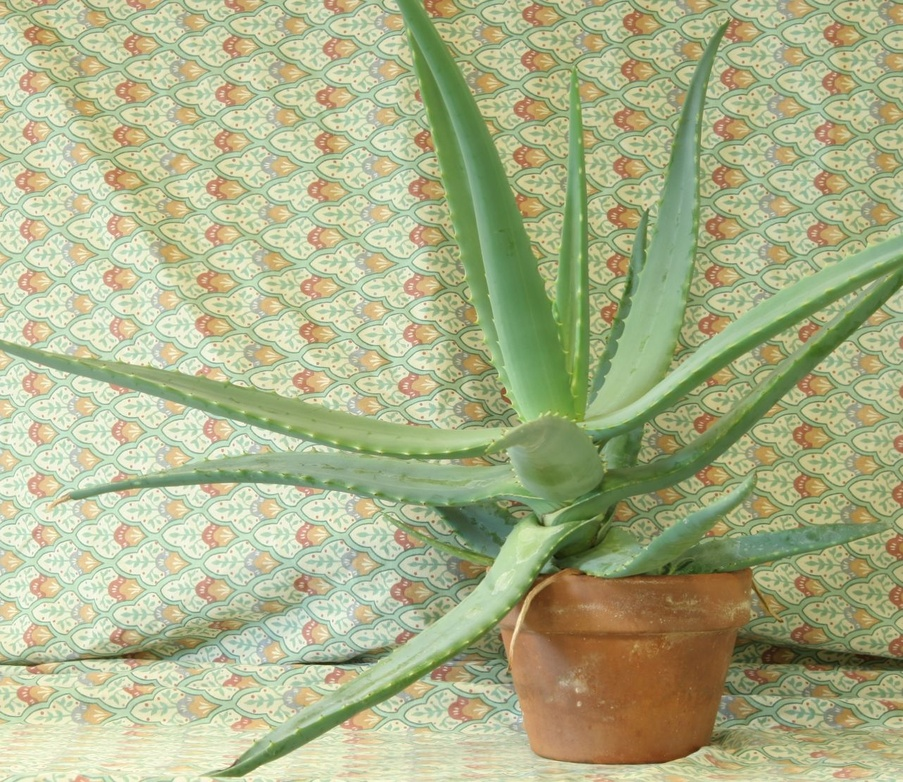
//> input picture 08_3D_vision/08_01_disparity/data/aloeL.jpg, 903 x 782 px, shrunk from 1282 x 1110 before the run
$ ./main ../../08_3D_vision/08_01_disparity/data/aloeL.jpg   (built with g++ and OpenCV 4)
//> lines starting //> are read from the running program, lines starting //| are printed output that depends on the picture; after the words box and inside, x2 and y2 are one past the last pixel; in counts of white or black regions, pixels touching at a corner belong together
/**
 * @file main.cpp
 * @brief Connected Components Analysis - Automatic segmentation and labeling
 * @author José Miguel Guerrero Hernández
 * @note This example demonstrates connected component analysis using
 *       cv::connectedComponentsWithStats() to identify, label, and analyze
 *       all separate regions in a binary image automatically.
 *
 * Connected Components:
 *   - Identifies all separate regions (blobs) in binary image
 *   - Labels each region with unique integer ID
 *   - Computes statistics: area, centroid, bounding box
 *   - Supports 4-connectivity (cross) or 8-connectivity (square)
 *
 * Note: connectedComponents labels ALL regions automatically in one pass.
 * Chapter 6 (07_06_flood_fill) presents the complementary interactive tool,
 * floodFill(), which fills ONE region starting from a chosen seed pixel.
 */

#include <cstdlib>
#include <opencv2/core.hpp>
#include <opencv2/imgproc.hpp>
#include <opencv2/imgcodecs.hpp>
#include <opencv2/highgui.hpp>
#include <iostream>
#include <vector>
#include <string>

namespace Config
{
// Default parameters
constexpr int DEFAULT_MIN_AREA = 100;
constexpr int RNG_SEED_MULTIPLIER = 12345;

// Binary threshold parameters
constexpr int THRESHOLD_MAX_VALUE = 255;

// Connectivity options
constexpr int CONNECTIVITY_4 = 4;    // Cross (no diagonals)
constexpr int CONNECTIVITY_8 = 8;    // Square (includes diagonals)

// Visualization parameters
constexpr int CENTROID_RADIUS = 5;
constexpr int CENTROID_THICKNESS = -1;    // Filled
constexpr int BBOX_THICKNESS = 2;
constexpr double LABEL_FONT_SCALE = 0.5;
constexpr int LABEL_THICKNESS = 2;
constexpr int LABEL_OFFSET_X = 8;
constexpr int LABEL_OFFSET_Y = -8;
constexpr double AREA_FONT_SCALE = 0.4;
constexpr int AREA_THICKNESS = 1;
constexpr int AREA_OFFSET_Y = -5;

// Color normalization
constexpr int NORMALIZE_MIN = 0;
constexpr int NORMALIZE_MAX = 255;
}

/**
 * @brief Generate random color for each component
 * @param seed Seed value for random generator
 * @return Random BGR color
 */
cv::Scalar generateRandomColor(int seed)
{
  cv::RNG rng(seed);
  return cv::Scalar(rng.uniform(0, 256), rng.uniform(0, 256), rng.uniform(0, 256));
}

/**
 * @brief Colorize labeled components with random colors
 * @param labels Label matrix (each pixel has component ID)
 * @param num_labels Total number of labels (including background)
 * @return Color image with each component in different color
 */
cv::Mat colorizeComponents(const cv::Mat & labels, int num_labels)
{
  cv::Mat colored = cv::Mat::zeros(labels.size(), CV_8UC3);

  // Generate random color for each label (skip 0 = background)
  std::vector<cv::Vec3b> colors(num_labels);
  colors[0] = cv::Vec3b(0, 0, 0); // Background = black

  for (int i = 1; i < num_labels; ++i) {
    const cv::Scalar color = generateRandomColor(i * Config::RNG_SEED_MULTIPLIER);
    colors[i] = cv::Vec3b(static_cast<uchar>(color[0]),
                          static_cast<uchar>(color[1]),
                          static_cast<uchar>(color[2]));
  }

  // Apply colors to labeled image
  for (int y = 0; y < labels.rows; ++y) {
    for (int x = 0; x < labels.cols; ++x) {
      const int label = labels.at<int>(y, x);
      colored.at<cv::Vec3b>(y, x) = colors[label];
    }
  }

  return colored;
}

int main(int argc, char ** argv)
{
  // ========================================
  // Load and Validate Image
  // ========================================
  // Command-line arguments; --help prints the usage
  cv::CommandLineParser parser(argc, argv,
    "{help h | | Show this help message}"
    "{@input | ../../data/shapes.png | Input file}");
  if (parser.has("help")) {
    parser.printMessage();
    return EXIT_SUCCESS;
  }
  const std::string filename = parser.get<std::string>("@input");
  const int min_area = argc >= 3 ? std::atoi(argv[2]) : Config::DEFAULT_MIN_AREA;

  std::cout << "========================================" << std::endl;
  std::cout << "Connected Components Analysis" << std::endl;
  std::cout << "========================================" << std::endl;
  std::cout << "Reading image: " << filename << std::endl;
  std::cout << "Minimum area filter: " << min_area << " pixels" << std::endl;

  const cv::Mat src = cv::imread(cv::samples::findFile(filename, false), cv::IMREAD_COLOR);
//> src is the input picture: 782 rows x 903 cols, CV_8UC3; mean B, G, R 136.7, 177.2, 171.2
  if (src.empty()) {
    std::cerr << "Error: Could not load image!" << std::endl;
    std::cerr << "Path: " << filename << std::endl;
    std::cerr << "Usage: " << argv[0] << " [image_path] [min_area]" << std::endl;
    return EXIT_FAILURE;
  }

  // ========================================
  // Convert to Binary Image
  // ========================================
  cv::Mat gray, binary;
  cv::cvtColor(src, gray, cv::COLOR_BGR2GRAY);

  // Use Otsu's method for automatic threshold
  const double threshold_value = cv::threshold(gray, binary, 0,
                                              Config::THRESHOLD_MAX_VALUE,
                                              cv::THRESH_BINARY_INV | cv::THRESH_OTSU);
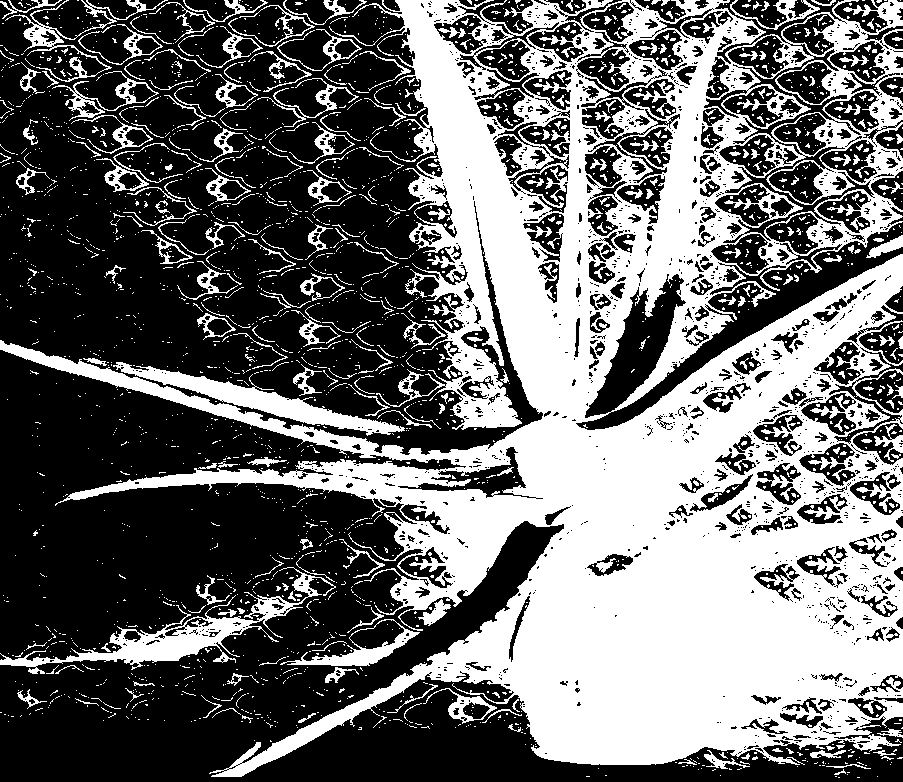
//> binary: 782 rows x 903 cols, CV_8UC1; 42.2% white; 2571 white regions (2269 under 20 px), largest, box (x1, y1, x2, y2) and area: (0, 0, 903, 777) 251627, (0, 567, 336, 674) 5543, (113, 362, 405, 436) 4387
//> threshold_value = 165

  std::cout << "\nOtsu threshold value: " << threshold_value << std::endl;
//| Otsu threshold value: 165

  // ========================================
  // Connected Components Analysis
  // ========================================
  cv::Mat labels, stats, centroids;

  // cv::connectedComponentsWithStats:
  // - labels: Output matrix where each pixel value = component ID (0 = background)
  // - stats: Statistics matrix [num_labels x 5]:
  //     CC_STAT_LEFT   (0): Leftmost x coordinate
  //     CC_STAT_TOP    (1): Topmost y coordinate
  //     CC_STAT_WIDTH  (2): Bounding box width
  //     CC_STAT_HEIGHT (3): Bounding box height
  //     CC_STAT_AREA   (4): Number of pixels in component
  // - centroids: Matrix [num_labels x 2] with (cx, cy) coordinates
  // - connectivity: 4 or 8
  const int num_labels = cv::connectedComponentsWithStats(
    binary, labels, stats, centroids, Config::CONNECTIVITY_8, CV_32S);
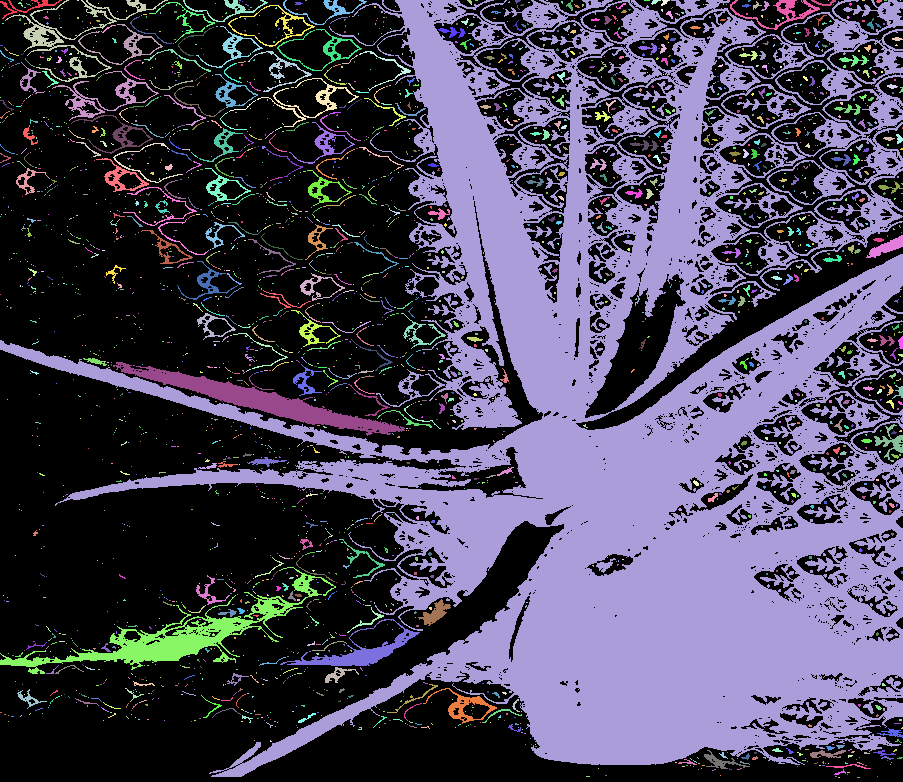
//> labels: 782 rows x 903 cols, CV_32SC1; 2572 distinct labels, from 0 to 2571; one colour per label, 0 black
//> stats = 2572 rows, first 6: [0, 0, 903, 782, 408415], [0, 0, 62, 19, 215], [21, 0, 1, 1, 1], [5, 0, 163, 82, 1525], [77, 0, 2, 1, 2], [183, 0, 85, 22, 302]; centroids = 2572 pairs, first value 0 to 902, second value 0 to 777; num_labels = 2572

  std::cout << "\nFound " << (num_labels - 1) << " components (excluding background)"
            << std::endl;
//| Found 2571 components (excluding background)

  // ========================================
  // Filter and Visualize Components
  // ========================================
  cv::Mat colored = colorizeComponents(labels, num_labels);
//> the loop in colorizeComponents, `for (int i = 1; i < num_labels; ++i)` made 2571 passes
//> color on passes 1 to 3: Scalar(223, 7, 58), Scalar(191, 14, 116), Scalar(159, 21, 174)
//> after the loop in colorizeComponents, `for (int i = 1; i < num_labels; ++i)`: colors = 2572 items, first 12: [0, 0, 0], [223, 7, 58], [191, 14, 116], [159, 21, 174], [127, 28, 232], [95, 35, 34], [62, 42, 92], [30, 50, 150], [254, 57, 208], [222, 64, 10], [190, 71, 68], [157, 78, 126]
//> after the loop in colorizeComponents, `for (int y = 0; y < labels.rows; ++y)`:
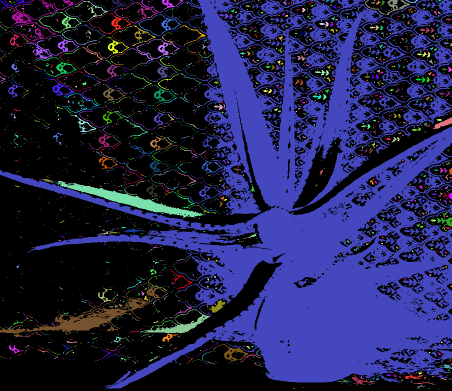
//> colored: 782 rows x 903 cols, CV_8UC3 (shown at 1/2 size); mean B, G, R 75.8, 33.4, 32.7
  cv::Mat overlay = src.clone();

  int valid_components = 0;

  std::cout << "\n========================================" << std::endl;
  std::cout << "Component Statistics:" << std::endl;
  std::cout << "========================================" << std::endl;

  // Process each component (skip 0 = background)
  for (int i = 1; i < num_labels; ++i) {
    // Extract statistics
    const int area = stats.at<int>(i, cv::CC_STAT_AREA);
    const int left = stats.at<int>(i, cv::CC_STAT_LEFT);
    const int top = stats.at<int>(i, cv::CC_STAT_TOP);
    const int width = stats.at<int>(i, cv::CC_STAT_WIDTH);
    const int height = stats.at<int>(i, cv::CC_STAT_HEIGHT);
    const double cx = centroids.at<double>(i, 0);
    const double cy = centroids.at<double>(i, 1);

    // Display statistics
    std::cout << "\nComponent #" << i << ":" << std::endl;
    std::cout << "  Area: " << area << " pixels" << std::endl;
    std::cout << "  Centroid: (" << static_cast<int>(cx) << ", "
              << static_cast<int>(cy) << ")" << std::endl;
    std::cout << "  Bounding Box: [" << left << ", " << top << ", "
              << width << " x " << height << "]" << std::endl;

    // Skip small components (noise)
    if (area < min_area) {
      std::cout << "  Status: FILTERED (too small)" << std::endl;
      continue;
    }

    ++valid_components;
    std::cout << "  Status: VALID" << std::endl;

    // Random color for this component
    const cv::Scalar color = generateRandomColor(i * Config::RNG_SEED_MULTIPLIER);

    // Draw bounding box on overlay
    const cv::Point bbox_tl(left, top);
    const cv::Point bbox_br(left + width, top + height);
    cv::rectangle(overlay, bbox_tl, bbox_br, color, Config::BBOX_THICKNESS);

    // Draw centroid
    const cv::Point centroid_pt(static_cast<int>(cx), static_cast<int>(cy));
    const cv::Scalar centroid_color_red(0, 0, 255);
    const cv::Scalar centroid_color_white(255, 255, 255);
    const cv::Scalar label_color_yellow(255, 255, 0);

    cv::circle(overlay, centroid_pt, Config::CENTROID_RADIUS,
              centroid_color_red, Config::CENTROID_THICKNESS);
    cv::circle(colored, centroid_pt, Config::CENTROID_RADIUS,
              centroid_color_white, Config::CENTROID_THICKNESS);

    // Add label near centroid
    const std::string label_text = "C" + std::to_string(i);
    const cv::Point label_offset(Config::LABEL_OFFSET_X, Config::LABEL_OFFSET_Y);

    cv::putText(overlay, label_text, centroid_pt + label_offset,
               cv::FONT_HERSHEY_SIMPLEX, Config::LABEL_FONT_SCALE,
               label_color_yellow, Config::LABEL_THICKNESS);
    cv::putText(colored, label_text, centroid_pt + label_offset,
               cv::FONT_HERSHEY_SIMPLEX, Config::LABEL_FONT_SCALE,
               centroid_color_white, Config::LABEL_THICKNESS);

    // Display area on bounding box
    const std::string area_label = std::to_string(area) + "px";
    cv::putText(overlay, area_label, cv::Point(left, top + Config::AREA_OFFSET_Y),
               cv::FONT_HERSHEY_SIMPLEX, Config::AREA_FONT_SCALE,
               color, Config::AREA_THICKNESS);
  }
//> this loop made 2571 passes
//> (left, top, width, height, cx, cy) on passes 61 to 63: (296, 9, 2, 1, 296.5, 9), (503, 8, 1, 1, 503, 8), (609, 9, 2, 2, 609.3, 9.33)
//> (printed output is left out)
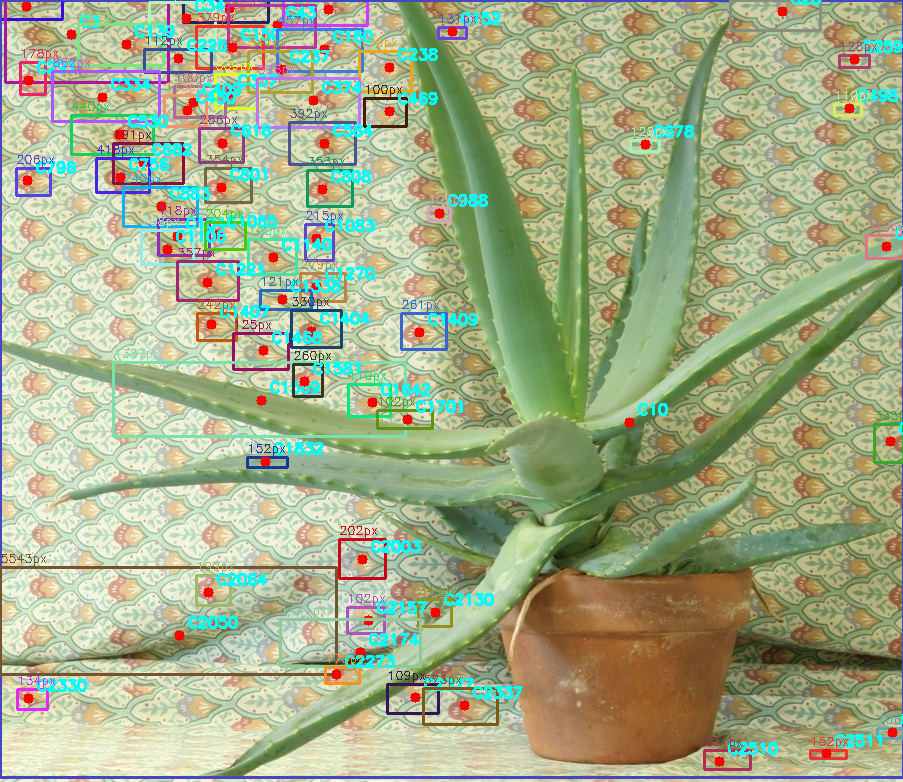
//> overlay: 782 rows x 903 cols, CV_8UC3; mean B, G, R 136.9, 172.3, 162.4
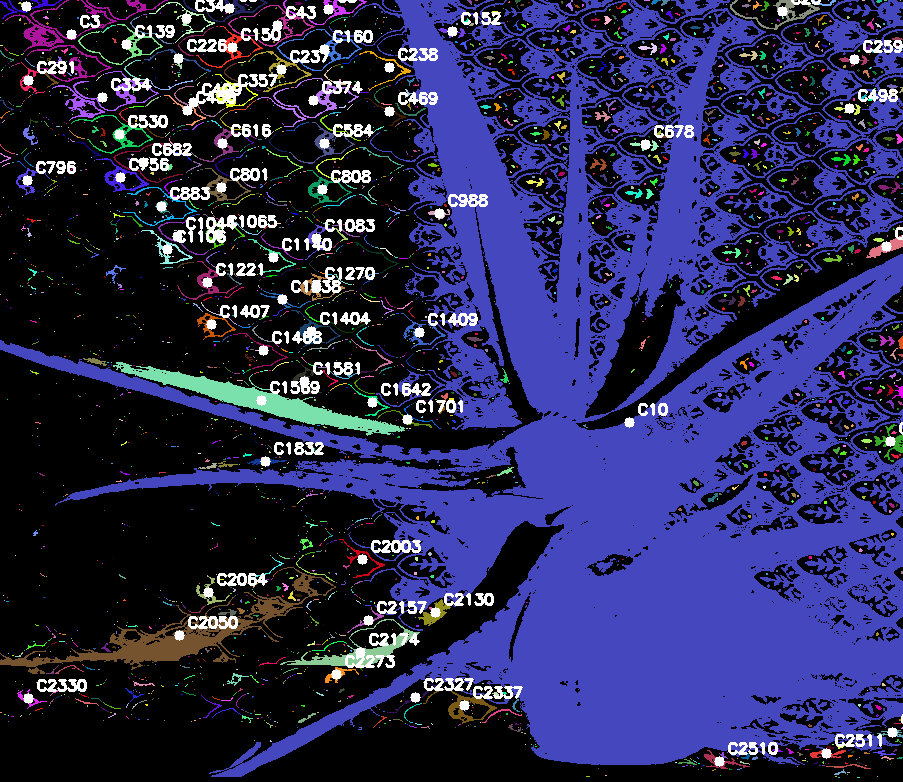
//> colored: 782 rows x 903 cols, CV_8UC3; mean B, G, R 83.3, 41.3, 40.5

  // ========================================
  // Create Label Visualization
  // ========================================
  // Normalize labels to 0-255 for visualization
  cv::Mat labels_normalized;
  cv::normalize(labels, labels_normalized, Config::NORMALIZE_MIN,
               Config::NORMALIZE_MAX, cv::NORM_MINMAX, CV_8U);
  cv::Mat labels_color;
  cv::applyColorMap(labels_normalized, labels_color, cv::COLORMAP_JET);
  // Set background to black
  labels_color.setTo(cv::Scalar(0, 0, 0), labels == 0);
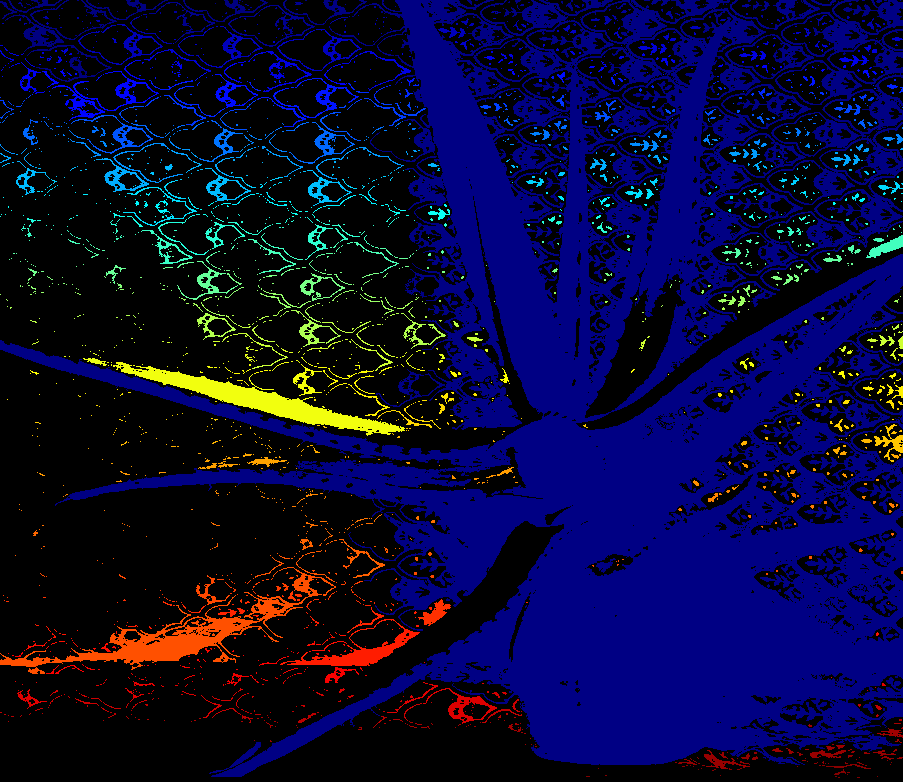
//> labels_color: 782 rows x 903 cols, CV_8UC3; mean B, G, R 54.3, 7.6, 8.1

  // ========================================
  // Summary Statistics
  // ========================================
  const int total_components = num_labels - 1;
  const int filtered_components = total_components - valid_components;

  std::cout << "\n========================================" << std::endl;
  std::cout << "Summary:" << std::endl;
  std::cout << "  Total components: " << total_components << std::endl;
  std::cout << "  Valid components (area >= " << min_area << "): "
            << valid_components << std::endl;
  std::cout << "  Filtered components: " << filtered_components << std::endl;
  std::cout << "========================================" << std::endl;

  // ========================================
  // Display Results
  // ========================================
  cv::imshow("1. Original Image", src);
  cv::imshow("2. Grayscale", gray);
  cv::imshow("3. Binary (Otsu)", binary);
  cv::imshow("4. Labeled Components", labels_color);
  cv::imshow("5. Colored Components", colored);
  cv::imshow("6. Bounding Boxes + Centroids", overlay);

  std::cout << "\nVisualization:" << std::endl;
  std::cout << "  Window 4: Label IDs (jet colormap)" << std::endl;
  std::cout << "  Window 5: Random colors per component" << std::endl;
  std::cout << "  Window 6: Bounding boxes + centroids + areas" << std::endl;
  std::cout << "  Red circles = Centroids" << std::endl;
  std::cout << "  Colored rectangles = Bounding boxes" << std::endl;
  std::cout << "\n========================================" << std::endl;
  std::cout << "Connectivity: " << Config::CONNECTIVITY_8
            << " (includes diagonals)" << std::endl;
  std::cout << "Press any key to exit..." << std::endl;
  std::cout << "========================================" << std::endl;

  cv::waitKey(0);

  // ========================================
  // Cleanup and Exit
  // ========================================
  cv::destroyAllWindows();

  return EXIT_SUCCESS;
}
